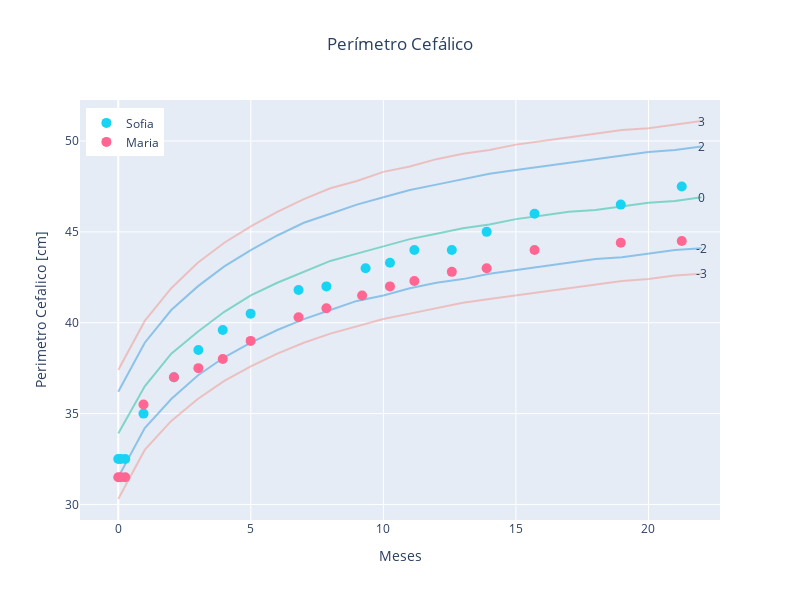

This figure's notebook cell:
### Code cell
plot_df(source['hcfa_z'], description = 'Perímetro Cefálico', months_to_plot=months_to_plot)

### Figure 1 — Plotly figure (JSON) as saved in the notebook; plotly's stock layout.template omitted (floating-point values rounded to 4 significant figures)
{"data": [{"line": {"color": "rgba(241, 148, 138, 0.5)"}, "mode": "lines", "name": "-3", "showlegend": false, "type": "scatter", "x": [0, 1, 2, 3, 4, 5, 6, 7, 8, 9, 10, 11, 12, 13, 14, 15, 16, 17, 18, 19, 20, 21, 22, 23, 24, 25, 26, 27, 28, 29, 30, 31, 32, 33, 34, 35, 36, 37, 38, 39, 40, 41, 42, 43, 44, 45, 46, 47, 48, 49, 50, 51, 52, 53, 54, 55, 56, 57, 58, 59, 60], "y": [30.3, 33, 34.6, 35.8, 36.8, 37.6, 38.3, 38.9, 39.4, 39.8, 40.2, 40.5, 40.8, 41.1, 41.3, 41.5, 41.7, 41.9, 42.1, 42.3, 42.4, 42.6, 42.7]}, {"line": {"color": "rgba(241, 148, 138, 0.5)"}, "mode": "lines", "name": "3", "showlegend": false, "type": "scatter", "x": [0, 1, 2, 3, 4, 5, 6, 7, 8, 9, 10, 11, 12, 13, 14, 15, 16, 17, 18, 19, 20, 21, 22, 23, 24, 25, 26, 27, 28, 29, 30, 31, 32, 33, 34, 35, 36, 37, 38, 39, 40, 41, 42, 43, 44, 45, 46, 47, 48, 49, 50, 51, 52, 53, 54, 55, 56, 57, 58, 59, 60], "y": [37.4, 40.1, 41.9, 43.3, 44.4, 45.3, 46.1, 46.8, 47.4, 47.8, 48.3, 48.6, 49, 49.3, 49.5, 49.8, 50, 50.2, 50.4, 50.6, 50.7, 50.9, 51.1]}, {"line": {"color": "rgba(52, 152, 219, 0.5)"}, "mode": "lines", "name": "-2", "showlegend": false, "type": "scatter", "x": [0, 1, 2, 3, 4, 5, 6, 7, 8, 9, 10, 11, 12, 13, 14, 15, 16, 17, 18, 19, 20, 21, 22, 23, 24, 25, 26, 27, 28, 29, 30, 31, 32, 33, 34, 35, 36, 37, 38, 39, 40, 41, 42, 43, 44, 45, 46, 47, 48, 49, 50, 51, 52, 53, 54, 55, 56, 57, 58, 59, 60], "y": [31.5, 34.2, 35.8, 37.1, 38.1, 38.9, 39.6, 40.2, 40.7, 41.2, 41.5, 41.9, 42.2, 42.4, 42.7, 42.9, 43.1, 43.3, 43.5, 43.6, 43.8, 44, 44.1]}, {"line": {"color": "rgba(52, 152, 219, 0.5)"}, "mode": "lines", "name": "2", "showlegend": false, "type": "scatter", "x": [0, 1, 2, 3, 4, 5, 6, 7, 8, 9, 10, 11, 12, 13, 14, 15, 16, 17, 18, 19, 20, 21, 22, 23, 24, 25, 26, 27, 28, 29, 30, 31, 32, 33, 34, 35, 36, 37, 38, 39, 40, 41, 42, 43, 44, 45, 46, 47, 48, 49, 50, 51, 52, 53, 54, 55, 56, 57, 58, 59, 60], "y": [36.2, 38.9, 40.7, 42, 43.1, 44, 44.8, 45.5, 46, 46.5, 46.9, 47.3, 47.6, 47.9, 48.2, 48.4, 48.6, 48.8, 49, 49.2, 49.4, 49.5, 49.7]}, {"line": {"color": "rgba(26, 188, 156, 0.5)"}, "mode": "lines", "name": "0", "showlegend": false, "type": "scatter", "x": [0, 1, 2, 3, 4, 5, 6, 7, 8, 9, 10, 11, 12, 13, 14, 15, 16, 17, 18, 19, 20, 21, 22, 23, 24, 25, 26, 27, 28, 29, 30, 31, 32, 33, 34, 35, 36, 37, 38, 39, 40, 41, 42, 43, 44, 45, 46, 47, 48, 49, 50, 51, 52, 53, 54, 55, 56, 57, 58, 59, 60], "y": [33.9, 36.5, 38.3, 39.5, 40.6, 41.5, 42.2, 42.8, 43.4, 43.8, 44.2, 44.6, 44.9, 45.2, 45.4, 45.7, 45.9, 46.1, 46.2, 46.4, 46.6, 46.7, 46.9]}, {"marker": {"size": 10}, "mode": "markers", "name": "Sofia", "type": "scatter", "x": [21.25, 18.96, 15.7, 13.9, 12.58, 11.17, 10.25, 9.33, 7.852, 6.8, 4.993, 3.942, 3.022, 2.102, 0.9527, 0.2628, 0.09855, 0], "y": [47.5, 46.5, 46, 45, 44, 44, 43.3, 43, 42, 41.8, 40.5, 39.6, 38.5, 37, 35, 32.5, 32.5, 32.5]}, {"marker": {"size": 10}, "mode": "markers", "name": "Maria", "type": "scatter", "x": [21.25, 18.96, 15.7, 13.9, 12.58, 11.17, 10.25, 9.198, 7.852, 6.8, 4.993, 3.942, 3.022, 2.102, 0.9527, 0.2628, 0.09855, 0], "y": [44.5, 44.4, 44, 43, 42.8, 42.3, 42, 41.5, 40.8, 40.3, 39, 38, 37.5, 37, 35.5, 31.5, 31.5, 31.5]}], "layout": {"annotations": [{"showarrow": false, "text": "-3", "x": 22, "y": 42.7}, {"showarrow": false, "text": "3", "x": 22, "y": 51.1}, {"showarrow": false, "text": "-2", "x": 22, "y": 44.1}, {"showarrow": false, "text": "2", "x": 22, "y": 49.7}, {"showarrow": false, "text": "0", "x": 22, "y": 46.9}], "autosize": false, "height": 600, "legend": {"x": 0.01, "xanchor": "left", "y": 0.98, "yanchor": "top"}, "title": {"text": "Perímetro Cefálico", "x": 0.5}, "width": 800, "xaxis": {"autorange": true, "range": [-1.443, 22.7], "title": {"text": "Meses"}, "type": "linear"}, "yaxis": {"autorange": true, "range": [29.14, 52.26], "title": {"text": "Perimetro Cefalico [cm]"}, "type": "linear"}}}
